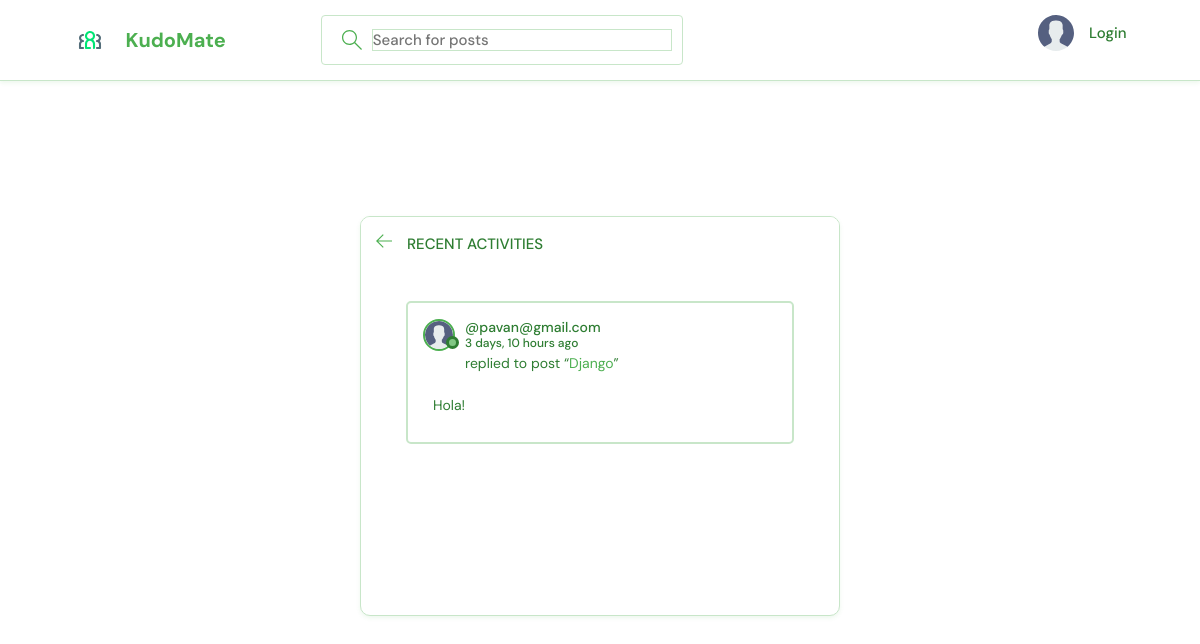
The page /activity/ on the database its author committed.
### base/models.py (models this page shows, shortened)
class Message(models.Model):
    user = models.ForeignKey(User, on_delete=models.CASCADE)
    room = models.ForeignKey(Room, on_delete=models.CASCADE)
    body = models.TextField()
    updated = models.DateTimeField(auto_now=True)
    created = models.DateTimeField(auto_now_add=True)
    class Meta:
        ordering = ['-updated', '-created']

class User(AbstractUser):
    name = models.CharField(max_length=200, null=True)
    email = models.EmailField(unique=True, null=True)
    bio = models.TextField(null=True)
    avatar = models.ImageField(null=True, default="avatar.svg")
    credits = models.IntegerField(default=0)
    USERNAME_FIELD = 'email'
    REQUIRED_FIELDS = ['username']  # email is automatically required by USERNAME_FIELD
    objects = UserManager()

class Room(models.Model):
    host = models.ForeignKey(User, on_delete=models.SET_NULL, null=True)
    topic = models.ForeignKey(Topic, on_delete=models.SET_NULL, null=True)
    name = models.CharField(max_length=200)
    description = models.TextField(null=True, blank=True)
    participants = models.ManyToManyField(
        User, related_name='participants', blank=True)
    updated = models.DateTimeField(auto_now=True)
    created = models.DateTimeField(auto_now_add=True)
    class Meta:
        ordering = ['-updated', '-created']
    def __str__(self):
        return self.name

### base/views.py (the view)
# urls.py: path('activity/', views.activityPage, name="activity"),
def activityPage(request):
    room_messages = Message.objects.all()
    return render(request, 'base/activity.html', {'room_messages': room_messages})

### base/templates/base/activity.html (shortened to what this page needs)
{% extends 'main.html' %}
{% block content %}
<main class="layout">
  <div class="container">
    <div class="layout__box">
      <div class="layout__boxHeader">
        <div class="layout__boxTitle">
          <a href="{% url 'home' %}">
            <svg version="1.1" xmlns="http://www.w3.org/2000/svg" width="32" height="32" viewBox="0 0 32 32">
              <title>arrow-left</title>
              <path
                d="M13.723 2.286l-13.723 13.714 13.719 13.714 1.616-1.611-10.96-10.96h27.625v-2.286h-27.625l10.965-10.965-1.616-1.607z">
              </path>
              </path>
            </svg>
          </a>
          <h3>Recent Activities</h3>
        </div>
      </div>
      <div class="activities-page layout__body">
        {% for message in room_messages %}
        <div class="activities__box">
          <div class="activities__boxHeader roomListRoom__header">
            <a href="{% url 'user-profile' message.user.id %}" class="roomListRoom__author">
              <div class="avatar avatar--small">
                <img src="{{message.user.avatar.url}}" />
              </div>
              <p>
                @{{message.user}}
                <span>{{message.created|timesince}} ago</span>
              </p>
            </a>
          </div>
          <div class="activities__boxContent">
            <p>replied to post “<a href="{% url 'room' message.room.id %}">{{message.room}}</a>”</p>
            <div class="activities__boxRoomContent">
              {{message.body}}
            </div>
          </div>
        </div>
        {% endfor %}
      </div>
    </div>
  </div>
</main>
{% endblock content %}

### static/styles/style.css (style rules this page uses)
:root { --color-bg: #FFFFFF; --color-main: #4CAF50; --color-main-light: #A5D6A7; --color-dark: #2E7D32; --color-dark-medium: #C8E6C9; --color-dark-light: #E8F5E9; --color-light: #FFFFFF; --color-gray: #81C784; --color-light-gray: #4CAF50; --color-success: #66BB6A; --color-error: #EF5350; }
* { font-family: "DM Sans", -apple-system, BlinkMacSystemFont, "Segoe UI", Roboto, Oxygen, Ubuntu, Cantarell, "Open Sans", "Helvetica Neue", sans-serif; margin: 0; padding: 0; box-sizing: border-box; text-rendering: optimizeLegibility; font-size: inherit; }
html { font-size: 56.25%; }
@media only screen and (min-width: 1200px) { html { font-size: 62.5%; } }
body { line-height: 1.6; font-weight: 400; font-size: 1.5rem; color: var(--color-dark); background-color: var(--color-bg) !important; min-height: 100vh; }
img { width: 100%; }
a { display: inline-block; color: var(--color-main); text-decoration: none; }
.container { max-width: 120rem; width: 90%; margin: auto; }
.avatar { position: relative; display: inline-block; border-radius: 50%; border: 2px solid var(--color-main); }
.avatar img { display: block; border-radius: 50%; object-fit: cover; object-position: center; }
.avatar::after { content: ""; display: block; position: absolute; background-color: var(--color-gray); z-index: 111; border-radius: 50%; border: 0.3rem solid var(--color-dark); }
.avatar.avatar--small img { width: 2.8rem; height: 2.8rem; }
.avatar.avatar--small:after { width: 0.7rem; height: 0.7rem; bottom: 0px; right: -6px; }
.layout { margin-top: 2.4rem; }
.layout > .container { display: flex; justify-content: space-between; align-items: flex-start; }
.layout__box { width: 90%; max-width: 48rem; min-height: 40rem; position: absolute; top: 50%; left: 50%; transform: translate(-50%, -46%); background-color: var(--color-light); border-radius: 1rem; box-shadow: 0 4px 6px rgba(0, 0, 0, 0.1); border: 1px solid var(--color-dark-light); overflow: hidden; }
.layout__boxHeader { display: flex; padding: 1.5rem; background-color: var(--color-dark-light); }
.layout__boxTitle { display: flex; gap: 1.5rem; align-items: center; }
.layout__boxTitle h3 { text-transform: uppercase; font-weight: 500; color: var(--color-light); }
.layout__boxTitle svg { width: 1.6rem; height: 1.6rem; fill: var(--color-main); }
.layout__body { margin: 3rem; }
.roomListRoom__header { display: flex; justify-content: space-between; align-items: center; }
.roomListRoom__author { font-weight: 500; display: flex; align-items: center; gap: 1rem; }
.activities__box { margin: 1.5rem; padding: 1.5rem; border: 2px solid var(--color-dark-medium); border-radius: 5px; }
.activities__boxHeader p { font-size: 1.4rem; line-height: 1.3; }
.activities__boxHeader p span { color: var(--color-gray); font-size: 1.2rem; display: block; }
.activities__boxContent { margin-left: 4.2rem; }
.activities__boxContent { font-size: 1.4rem; }
.activities__boxRoomContent { background: var(--color-bg); padding: 1rem; border-radius: 5px; margin-top: 1rem; margin-left: -4.2rem; }

### static/styles/light-theme-override.css (style rules this page uses)
body { background-color: #FFFFFF !important; color: #2E7D32 !important; }
.roomListRoom, .activities, .layout__box, .room { background-color: #FFFFFF !important; border: 1px solid #C8E6C9 !important; box-shadow: 0 2px 4px rgba(76, 175, 80, 0.1) !important; }
h1, h2, h3, h4, h5, h6, p, span { color: #2E7D32 !important; }
a { color: #4CAF50 !important; }
[class*="__box"], [class*="__header"], [class*="__content"] { background-color: #FFFFFF !important; }
* { color: #2E7D32; }

### rows shown on the page
Message: user.avatar (placeholder picture), user "pavan@gmail.com", created "3 days, 10 hours", room "Django", body "Hola!"
